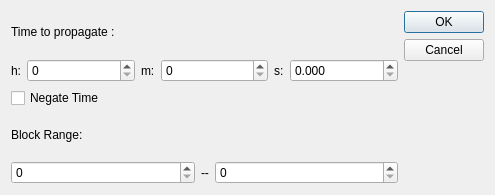
<?xml version="1.0" encoding="UTF-8"?>
<ui version="4.0">
 <class>TimePropagationDialog</class>
 <widget class="QDialog" name="TimePropagationDialog">
  <property name="geometry">
   <rect>
    <x>0</x>
    <y>0</y>
    <width>495</width>
    <height>195</height>
   </rect>
  </property>
  <property name="sizePolicy">
   <sizepolicy hsizetype="Preferred" vsizetype="Fixed">
    <horstretch>0</horstretch>
    <verstretch>0</verstretch>
   </sizepolicy>
  </property>
  <property name="windowTitle">
   <string>Time Propagation</string>
  </property>
  <layout class="QHBoxLayout" name="horizontalLayout_3">
   <item>
    <layout class="QVBoxLayout" name="verticalLayout">
     <item>
      <widget class="QLabel" name="label">
       <property name="text">
        <string>Time to propagate :</string>
       </property>
      </widget>
     </item>
     <item>
      <layout class="QHBoxLayout" name="horizontalLayout">
       <item>
        <widget class="QLabel" name="label_4">
         <property name="sizePolicy">
          <sizepolicy hsizetype="Maximum" vsizetype="Preferred">
           <horstretch>0</horstretch>
           <verstretch>0</verstretch>
          </sizepolicy>
         </property>
         <property name="text">
          <string>h:</string>
         </property>
        </widget>
       </item>
       <item>
        <widget class="QSpinBox" name="spinBox_h"/>
       </item>
       <item>
        <widget class="QLabel" name="label_5">
         <property name="sizePolicy">
          <sizepolicy hsizetype="Maximum" vsizetype="Preferred">
           <horstretch>0</horstretch>
           <verstretch>0</verstretch>
          </sizepolicy>
         </property>
         <property name="text">
          <string>m:</string>
         </property>
        </widget>
       </item>
       <item>
        <widget class="QSpinBox" name="spinBox_m"/>
       </item>
       <item>
        <widget class="QLabel" name="label_6">
         <property name="sizePolicy">
          <sizepolicy hsizetype="Maximum" vsizetype="Preferred">
           <horstretch>0</horstretch>
           <verstretch>0</verstretch>
          </sizepolicy>
         </property>
         <property name="text">
          <string>s:</string>
         </property>
        </widget>
       </item>
       <item>
        <widget class="QDoubleSpinBox" name="spinBox_s">
         <property name="decimals">
          <number>3</number>
         </property>
         <property name="maximum">
          <double>99.998999999999995</double>
         </property>
        </widget>
       </item>
      </layout>
     </item>
     <item>
      <widget class="QCheckBox" name="checkBox_negateTime">
       <property name="text">
        <string>Negate Time</string>
       </property>
      </widget>
     </item>
     <item>
      <widget class="QLabel" name="label_2">
       <property name="text">
        <string>Block Range:</string>
       </property>
      </widget>
     </item>
     <item>
      <layout class="QHBoxLayout" name="horizontalLayout_2">
       <item>
        <widget class="QSpinBox" name="spinBox_start"/>
       </item>
       <item>
        <widget class="QLabel" name="label_3">
         <property name="sizePolicy">
          <sizepolicy hsizetype="Maximum" vsizetype="Preferred">
           <horstretch>0</horstretch>
           <verstretch>0</verstretch>
          </sizepolicy>
         </property>
         <property name="text">
          <string>--</string>
         </property>
        </widget>
       </item>
       <item>
        <widget class="QSpinBox" name="spinBox_end"/>
       </item>
      </layout>
     </item>
    </layout>
   </item>
   <item>
    <widget class="QDialogButtonBox" name="buttonBox">
     <property name="orientation">
      <enum>Qt::Vertical</enum>
     </property>
     <property name="standardButtons">
      <set>QDialogButtonBox::Cancel|QDialogButtonBox::Ok</set>
     </property>
    </widget>
   </item>
  </layout>
 </widget>
 <resources/>
 <connections>
  <connection>
   <sender>buttonBox</sender>
   <signal>accepted()</signal>
   <receiver>TimePropagationDialog</receiver>
   <slot>accept()</slot>
   <hints>
    <hint type="sourcelabel">
     <x>248</x>
     <y>254</y>
    </hint>
    <hint type="destinationlabel">
     <x>157</x>
     <y>274</y>
    </hint>
   </hints>
  </connection>
  <connection>
   <sender>buttonBox</sender>
   <signal>rejected()</signal>
   <receiver>TimePropagationDialog</receiver>
   <slot>reject()</slot>
   <hints>
    <hint type="sourcelabel">
     <x>316</x>
     <y>260</y>
    </hint>
    <hint type="destinationlabel">
     <x>286</x>
     <y>274</y>
    </hint>
   </hints>
  </connection>
 </connections>
</ui>
